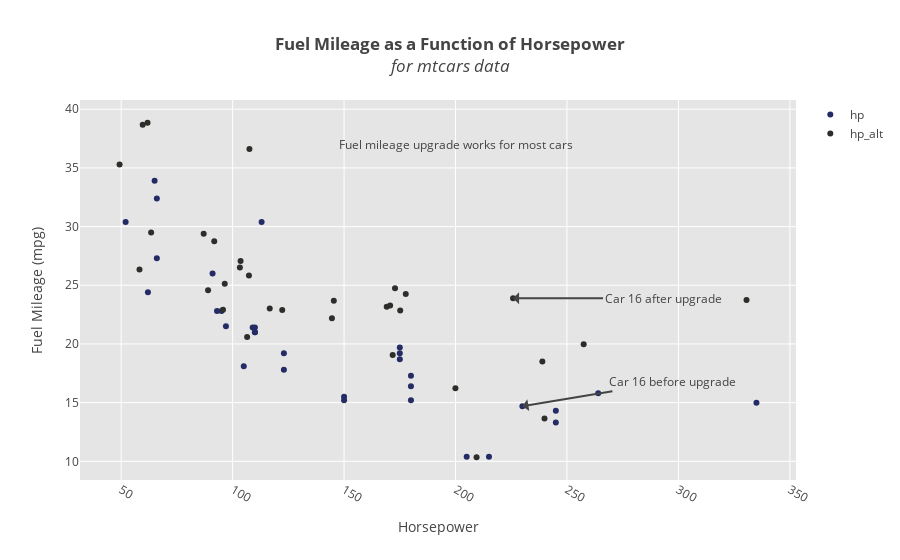

The cell this chart's notebook holds for it:
### Markdown cell above
Now a list of x data and a list of y data can be used to plot both cases on the same graph:

### Code cell
# build graph args 
args['x_data'] = [x_data, x_data_treat]
args['y_data'] = [y_data, y_data_treat]
args['names'] = names
args['colors'] = colors
args['title'] = '<b>Fuel Mileage as a Function of Horsepower</b><br><i>for mtcars data</i>'
args['xlab'] = 'Horsepower'
args['ylab'] = 'Fuel Mileage (mpg)'

# set up callout text 
sl = y_data.join(y_data_treat)
sl['diff'] = sl.mpg_alt - sl.mpg
cid = (sl[(sl.mpg < sl.mpg_alt)]
         .sort_values(by=['diff'], ascending=False).index[0])

x1_loc = x_data.iloc[cid].values[0]
x2_loc = x_data_treat.iloc[cid].values[0]

y1_loc = y_data.iloc[cid].values[0]
y2_loc = y_data_treat.iloc[cid].values[0]

c1 = {'text':'Car %s before upgrade' % cid, 'x':x1_loc, 'y':y1_loc, 
      'showarrow':True, 'ax':150, 'ay':-25}

c2 = {'text':'Car %s after upgrade' % cid, 'x':x2_loc, 'y':y2_loc, 
      'showarrow':True, 'ax':150, 'ay':0}

text = 'Fuel mileage upgrade works for most cars'
args['annotations'] = [{'text':text, 'x':200, 'y':37, 'showarrow':False}, 
                       c1, c2]

# display plot
fig = scatterplot.create_graph(**args)

### Figure 1 — Plotly figure (JSON) as saved in the notebook; plotly's stock layout.template omitted (floating-point values rounded to 4 significant figures)
{"data": [{"marker": {"color": ["#232C65", "#232C65", "#232C65", "#232C65", "#232C65", "#232C65", "#232C65", "#232C65", "#232C65", "#232C65", "#232C65", "#232C65", "#232C65", "#232C65", "#232C65", "#232C65", "#232C65", "#232C65", "#232C65", "#232C65", "#232C65", "#232C65", "#232C65", "#232C65", "#232C65", "#232C65", "#232C65", "#232C65", "#232C65", "#232C65", "#232C65", "#232C65"]}, "mode": "markers", "name": "hp", "text": ["Before Treatment<br>Car ID 0.0<br># Cylinders: 6.0<br># Carbs: 4.0<br># Gears: 4.0<br>Weight: 2.62", "Before Treatment<br>Car ID 1.0<br># Cylinders: 6.0<br># Carbs: 4.0<br># Gears: 4.0<br>Weight: 2.875", "Before Treatment<br>Car ID 2.0<br># Cylinders: 4.0<br># Carbs: 1.0<br># Gears: 4.0<br>Weight: 2.32", "Before Treatment<br>Car ID 3.0<br># Cylinders: 6.0<br># Carbs: 1.0<br># Gears: 3.0<br>Weight: 3.215", "Before Treatment<br>Car ID 4.0<br># Cylinders: 8.0<br># Carbs: 2.0<br># Gears: 3.0<br>Weight: 3.44", "Before Treatment<br>Car ID 5.0<br># Cylinders: 6.0<br># Carbs: 1.0<br># Gears: 3.0<br>Weight: 3.46", "Before Treatment<br>Car ID 6.0<br># Cylinders: 8.0<br># Carbs: 4.0<br># Gears: 3.0<br>Weight: 3.57", "Before Treatment<br>Car ID 7.0<br># Cylinders: 4.0<br># Carbs: 2.0<br># Gears: 4.0<br>Weight: 3.19", "Before Treatment<br>Car ID 8.0<br># Cylinders: 4.0<br># Carbs: 2.0<br># Gears: 4.0<br>Weight: 3.15", "Before Treatment<br>Car ID 9.0<br># Cylinders: 6.0<br># Carbs: 4.0<br># Gears: 4.0<br>Weight: 3.44", "Before Treatment<br>Car ID 10.0<br># Cylinders: 6.0<br># Carbs: 4.0<br># Gears: 4.0<br>Weight: 3.44", "Before Treatment<br>Car ID 11.0<br># Cylinders: 8.0<br># Carbs: 3.0<br># Gears: 3.0<br>Weight: 4.07", "Before Treatment<br>Car ID 12.0<br># Cylinders: 8.0<br># Carbs: 3.0<br># Gears: 3.0<br>Weight: 3.73", "Before Treatment<br>Car ID 13.0<br># Cylinders: 8.0<br># Carbs: 3.0<br># Gears: 3.0<br>Weight: 3.78", "Before Treatment<br>Car ID 14.0<br># Cylinders: 8.0<br># Carbs: 4.0<br># Gears: 3.0<br>Weight: 5.25", "Before Treatment<br>Car ID 15.0<br># Cylinders: 8.0<br># Carbs: 4.0<br># Gears: 3.0<br>Weight: 5.4239999999999995", "Before Treatment<br>Car ID 16.0<br># Cylinders: 8.0<br># Carbs: 4.0<br># Gears: 3.0<br>Weight: 5.345", "Before Treatment<br>Car ID 17.0<br># Cylinders: 4.0<br># Carbs: 1.0<br># Gears: 4.0<br>Weight: 2.2", "Before Treatment<br>Car ID 18.0<br># Cylinders: 4.0<br># Carbs: 2.0<br># Gears: 4.0<br>Weight: 1.615", "Before Treatment<br>Car ID 19.0<br># Cylinders: 4.0<br># Carbs: 1.0<br># Gears: 4.0<br>Weight: 1.835", "Before Treatment<br>Car ID 20.0<br># Cylinders: 4.0<br># Carbs: 1.0<br># Gears: 3.0<br>Weight: 2.465", "Before Treatment<br>Car ID 21.0<br># Cylinders: 8.0<br># Carbs: 2.0<br># Gears: 3.0<br>Weight: 3.52", "Before Treatment<br>Car ID 22.0<br># Cylinders: 8.0<br># Carbs: 2.0<br># Gears: 3.0<br>Weight: 3.435", "Before Treatment<br>Car ID 23.0<br># Cylinders: 8.0<br># Carbs: 4.0<br># Gears: 3.0<br>Weight: 3.84", "Before Treatment<br>Car ID 24.0<br># Cylinders: 8.0<br># Carbs: 2.0<br># Gears: 3.0<br>Weight: 3.845", "Before Treatment<br>Car ID 25.0<br># Cylinders: 4.0<br># Carbs: 1.0<br># Gears: 4.0<br>Weight: 1.935", "Before Treatment<br>Car ID 26.0<br># Cylinders: 4.0<br># Carbs: 2.0<br># Gears: 5.0<br>Weight: 2.14", "Before Treatment<br>Car ID 27.0<br># Cylinders: 4.0<br># Carbs: 2.0<br># Gears: 5.0<br>Weight: 1.5130000000000001", "Before Treatment<br>Car ID 28.0<br># Cylinders: 8.0<br># Carbs: 4.0<br># Gears: 5.0<br>Weight: 3.17", "Before Treatment<br>Car ID 29.0<br># Cylinders: 6.0<br># Carbs: 6.0<br># Gears: 5.0<br>Weight: 2.77", "Before Treatment<br>Car ID 30.0<br># Cylinders: 8.0<br># Carbs: 8.0<br># Gears: 5.0<br>Weight: 3.57", "Before Treatment<br>Car ID 31.0<br># Cylinders: 4.0<br># Carbs: 2.0<br># Gears: 4.0<br>Weight: 2.78"], "type": "scatter", "uid": "0af71cd2-3c07-4a72-b375-4a9b903ebe34", "x": [110, 110, 93, 110, 175, 105, 245, 62, 95, 123, 123, 180, 180, 180, 205, 215, 230, 66, 52, 65, 97, 150, 150, 245, 175, 66, 91, 113, 264, 175, 335, 109], "y": [21, 21, 22.8, 21.4, 18.7, 18.1, 14.3, 24.4, 22.8, 19.2, 17.8, 16.4, 17.3, 15.2, 10.4, 10.4, 14.7, 32.4, 30.4, 33.9, 21.5, 15.5, 15.2, 13.3, 19.2, 27.3, 26, 30.4, 15.8, 19.7, 15, 21.4]}, {"marker": {"color": ["#2D2D2A", "#2D2D2A", "#2D2D2A", "#2D2D2A", "#2D2D2A", "#2D2D2A", "#2D2D2A", "#2D2D2A", "#2D2D2A", "#2D2D2A", "#2D2D2A", "#2D2D2A", "#2D2D2A", "#2D2D2A", "#2D2D2A", "#2D2D2A", "#2D2D2A", "#2D2D2A", "#2D2D2A", "#2D2D2A", "#2D2D2A", "#2D2D2A", "#2D2D2A", "#2D2D2A", "#2D2D2A", "#2D2D2A", "#2D2D2A", "#2D2D2A", "#2D2D2A", "#2D2D2A", "#2D2D2A", "#2D2D2A"]}, "mode": "markers", "name": "hp_alt", "text": ["After Treatment<br>Car ID 0.0<br># Cylinders: 6.0<br># Carbs: 4.0<br># Gears: 4.0<br>Weight: 2.62", "After Treatment<br>Car ID 1.0<br># Cylinders: 6.0<br># Carbs: 4.0<br># Gears: 4.0<br>Weight: 2.875", "After Treatment<br>Car ID 2.0<br># Cylinders: 4.0<br># Carbs: 1.0<br># Gears: 4.0<br>Weight: 2.32", "After Treatment<br>Car ID 3.0<br># Cylinders: 6.0<br># Carbs: 1.0<br># Gears: 3.0<br>Weight: 3.215", "After Treatment<br>Car ID 4.0<br># Cylinders: 8.0<br># Carbs: 2.0<br># Gears: 3.0<br>Weight: 3.44", "After Treatment<br>Car ID 5.0<br># Cylinders: 6.0<br># Carbs: 1.0<br># Gears: 3.0<br>Weight: 3.46", "After Treatment<br>Car ID 6.0<br># Cylinders: 8.0<br># Carbs: 4.0<br># Gears: 3.0<br>Weight: 3.57", "After Treatment<br>Car ID 7.0<br># Cylinders: 4.0<br># Carbs: 2.0<br># Gears: 4.0<br>Weight: 3.19", "After Treatment<br>Car ID 8.0<br># Cylinders: 4.0<br># Carbs: 2.0<br># Gears: 4.0<br>Weight: 3.15", "After Treatment<br>Car ID 9.0<br># Cylinders: 6.0<br># Carbs: 4.0<br># Gears: 4.0<br>Weight: 3.44", "After Treatment<br>Car ID 10.0<br># Cylinders: 6.0<br># Carbs: 4.0<br># Gears: 4.0<br>Weight: 3.44", "After Treatment<br>Car ID 11.0<br># Cylinders: 8.0<br># Carbs: 3.0<br># Gears: 3.0<br>Weight: 4.07", "After Treatment<br>Car ID 12.0<br># Cylinders: 8.0<br># Carbs: 3.0<br># Gears: 3.0<br>Weight: 3.73", "After Treatment<br>Car ID 13.0<br># Cylinders: 8.0<br># Carbs: 3.0<br># Gears: 3.0<br>Weight: 3.78", "After Treatment<br>Car ID 14.0<br># Cylinders: 8.0<br># Carbs: 4.0<br># Gears: 3.0<br>Weight: 5.25", "After Treatment<br>Car ID 15.0<br># Cylinders: 8.0<br># Carbs: 4.0<br># Gears: 3.0<br>Weight: 5.4239999999999995", "After Treatment<br>Car ID 16.0<br># Cylinders: 8.0<br># Carbs: 4.0<br># Gears: 3.0<br>Weight: 5.345", "After Treatment<br>Car ID 17.0<br># Cylinders: 4.0<br># Carbs: 1.0<br># Gears: 4.0<br>Weight: 2.2", "After Treatment<br>Car ID 18.0<br># Cylinders: 4.0<br># Carbs: 2.0<br># Gears: 4.0<br>Weight: 1.615", "After Treatment<br>Car ID 19.0<br># Cylinders: 4.0<br># Carbs: 1.0<br># Gears: 4.0<br>Weight: 1.835", "After Treatment<br>Car ID 20.0<br># Cylinders: 4.0<br># Carbs: 1.0<br># Gears: 3.0<br>Weight: 2.465", "After Treatment<br>Car ID 21.0<br># Cylinders: 8.0<br># Carbs: 2.0<br># Gears: 3.0<br>Weight: 3.52", "After Treatment<br>Car ID 22.0<br># Cylinders: 8.0<br># Carbs: 2.0<br># Gears: 3.0<br>Weight: 3.435", "After Treatment<br>Car ID 23.0<br># Cylinders: 8.0<br># Carbs: 4.0<br># Gears: 3.0<br>Weight: 3.84", "After Treatment<br>Car ID 24.0<br># Cylinders: 8.0<br># Carbs: 2.0<br># Gears: 3.0<br>Weight: 3.845", "After Treatment<br>Car ID 25.0<br># Cylinders: 4.0<br># Carbs: 1.0<br># Gears: 4.0<br>Weight: 1.935", "After Treatment<br>Car ID 26.0<br># Cylinders: 4.0<br># Carbs: 2.0<br># Gears: 5.0<br>Weight: 2.14", "After Treatment<br>Car ID 27.0<br># Cylinders: 4.0<br># Carbs: 2.0<br># Gears: 5.0<br>Weight: 1.5130000000000001", "After Treatment<br>Car ID 28.0<br># Cylinders: 8.0<br># Carbs: 4.0<br># Gears: 5.0<br>Weight: 3.17", "After Treatment<br>Car ID 29.0<br># Cylinders: 6.0<br># Carbs: 6.0<br># Gears: 5.0<br>Weight: 2.77", "After Treatment<br>Car ID 30.0<br># Cylinders: 8.0<br># Carbs: 8.0<br># Gears: 5.0<br>Weight: 3.57", "After Treatment<br>Car ID 31.0<br># Cylinders: 4.0<br># Carbs: 2.0<br># Gears: 4.0<br>Weight: 2.78"], "type": "scatter", "uid": "61885f95-4d14-493b-a8d0-9e866dd402f2", "x": [103.6, 107.3, 88.99, 103.2, 170.6, 96.46, 239.0, 58.22, 91.75, 122.3, 116.6, 177.7, 175.2, 171.8, 199.9, 209.4, 225.8, 59.66, 49.27, 61.83, 95.68, 145.4, 144.5, 239.9, 169.1, 63.44, 87.01, 107.5, 257.5, 172.9, 330.5, 106.5], "y": [27.06, 25.84, 24.58, 26.51, 23.28, 25.13, 18.5, 26.33, 28.74, 22.88, 23.02, 24.25, 22.86, 19.05, 16.22, 10.35, 23.9, 38.68, 35.28, 38.85, 22.92, 23.67, 22.2, 13.64, 23.18, 29.5, 29.39, 36.6, 19.98, 24.75, 23.74, 20.6]}], "layout": {"annotations": [{"showarrow": false, "text": "Fuel mileage upgrade works for most cars", "x": 200, "y": 37}, {"ax": 150, "ay": -25, "showarrow": true, "text": "Car 16 before upgrade", "x": 230, "y": 14.7}, {"ax": 150, "ay": 0, "showarrow": true, "text": "Car 16 after upgrade", "x": 225.8, "y": 23.9}], "hovermode": "x", "plot_bgcolor": "rgb(229, 229, 229)", "title": "<b>Fuel Mileage as a Function of Horsepower</b><br><i>for mtcars data</i>", "xaxis": {"gridcolor": "rgb(255,255,255)", "tickangle": 30, "title": "Horsepower", "zerolinecolor": "rgb(255,255,255)"}, "yaxis": {"gridcolor": "rgb(255,255,255)", "title": "Fuel Mileage (mpg)", "zerolinecolor": "rgb(255,255,255)"}}}
